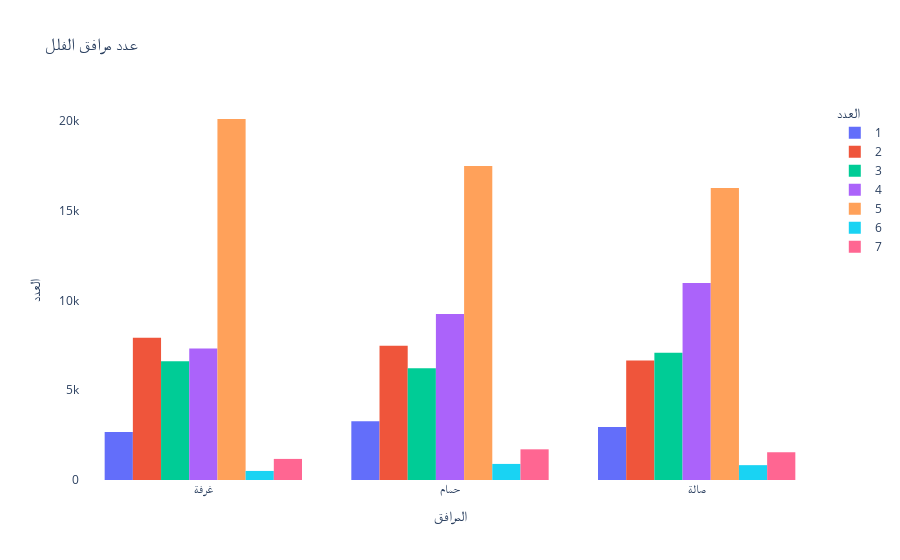

The notebook cell saved with this chart:
### Code cell
sct = px.scatter(df, x='space', y='price',color='streets',
                title='الاسعار بالنسبة للشوارع')
sct.update_layout(xaxis_title="المساحة", yaxis_title="السعر",
                  legend_title="الشارع", font=dict(size=font_size),
                  plot_bgcolor='rgba(0, 0, 0, 0)',paper_bgcolor='rgba(0, 0, 0, 0)')
#--------------------------------------------5
sb = px.sunburst(df, path=['location', 'neighbourhood'], title='رسمة شمسية للمناطق والأحياء')
sb.update_layout(plot_bgcolor='rgba(0, 0, 0, 0)',paper_bgcolor='rgba(0, 0, 0, 0)')
#--------------------------------------------6
n = px.histogram(df2, x='name',color='num',barmode='group',
                    title='عدد مرافق الفلل',category_orders={"num": [1,2,3,4,5,6,7]})
n.update_layout(xaxis_title="المرافق", yaxis_title="العدد",
                  legend_title="العدد", font=dict(size=font_size),
                  plot_bgcolor='rgba(0, 0, 0, 0)',paper_bgcolor='rgba(0, 0, 0, 0)')
#--------------------------------------------10

### Figure 1 — Plotly figure (JSON) as saved in the notebook; plotly's stock layout.template omitted (floating-point values rounded to 4 significant figures; data arrays with more than 128 entries replaced by an {"elided": "..."} marker saying what was removed)
{"data": [{"alignmentgroup": "True", "bingroup": "x", "hovertemplate": "num=1<br>name=%{x}<br>count=%{y}<extra></extra>", "legendgroup": "1", "marker": {"color": "#636efa", "pattern": {"shape": ""}}, "name": "1", "offsetgroup": "1", "orientation": "v", "showlegend": true, "type": "histogram", "x": {"elided": "8900 str values"}, "xaxis": "x", "yaxis": "y"}, {"alignmentgroup": "True", "bingroup": "x", "hovertemplate": "num=2<br>name=%{x}<br>count=%{y}<extra></extra>", "legendgroup": "2", "marker": {"color": "#EF553B", "pattern": {"shape": ""}}, "name": "2", "offsetgroup": "2", "orientation": "v", "showlegend": true, "type": "histogram", "x": {"elided": "22059 str values"}, "xaxis": "x", "yaxis": "y"}, {"alignmentgroup": "True", "bingroup": "x", "hovertemplate": "num=3<br>name=%{x}<br>count=%{y}<extra></extra>", "legendgroup": "3", "marker": {"color": "#00cc96", "pattern": {"shape": ""}}, "name": "3", "offsetgroup": "3", "orientation": "v", "showlegend": true, "type": "histogram", "x": {"elided": "19927 str values"}, "xaxis": "x", "yaxis": "y"}, {"alignmentgroup": "True", "bingroup": "x", "hovertemplate": "num=4<br>name=%{x}<br>count=%{y}<extra></extra>", "legendgroup": "4", "marker": {"color": "#ab63fa", "pattern": {"shape": ""}}, "name": "4", "offsetgroup": "4", "orientation": "v", "showlegend": true, "type": "histogram", "x": {"elided": "27536 str values"}, "xaxis": "x", "yaxis": "y"}, {"alignmentgroup": "True", "bingroup": "x", "hovertemplate": "num=5<br>name=%{x}<br>count=%{y}<extra></extra>", "legendgroup": "5", "marker": {"color": "#FFA15A", "pattern": {"shape": ""}}, "name": "5", "offsetgroup": "5", "orientation": "v", "showlegend": true, "type": "histogram", "x": {"elided": "53848 str values"}, "xaxis": "x", "yaxis": "y"}, {"alignmentgroup": "True", "bingroup": "x", "hovertemplate": "num=6<br>name=%{x}<br>count=%{y}<extra></extra>", "legendgroup": "6", "marker": {"color": "#19d3f3", "pattern": {"shape": ""}}, "name": "6", "offsetgroup": "6", "orientation": "v", "showlegend": true, "type": "histogram", "x": {"elided": "2227 str values"}, "xaxis": "x", "yaxis": "y"}, {"alignmentgroup": "True", "bingroup": "x", "hovertemplate": "num=7<br>name=%{x}<br>count=%{y}<extra></extra>", "legendgroup": "7", "marker": {"color": "#FF6692", "pattern": {"shape": ""}}, "name": "7", "offsetgroup": "7", "orientation": "v", "showlegend": true, "type": "histogram", "x": {"elided": "4427 str values"}, "xaxis": "x", "yaxis": "y"}], "layout": {"barmode": "group", "font": {"size": 12}, "legend": {"title": {"text": "العدد"}, "tracegroupgap": 0}, "paper_bgcolor": "rgba(0, 0, 0, 0)", "plot_bgcolor": "rgba(0, 0, 0, 0)", "title": {"text": "عدد مرافق الفلل"}, "xaxis": {"anchor": "y", "domain": [0, 1], "title": {"text": "المرافق"}}, "yaxis": {"anchor": "x", "domain": [0, 1], "title": {"text": "العدد"}}}}
